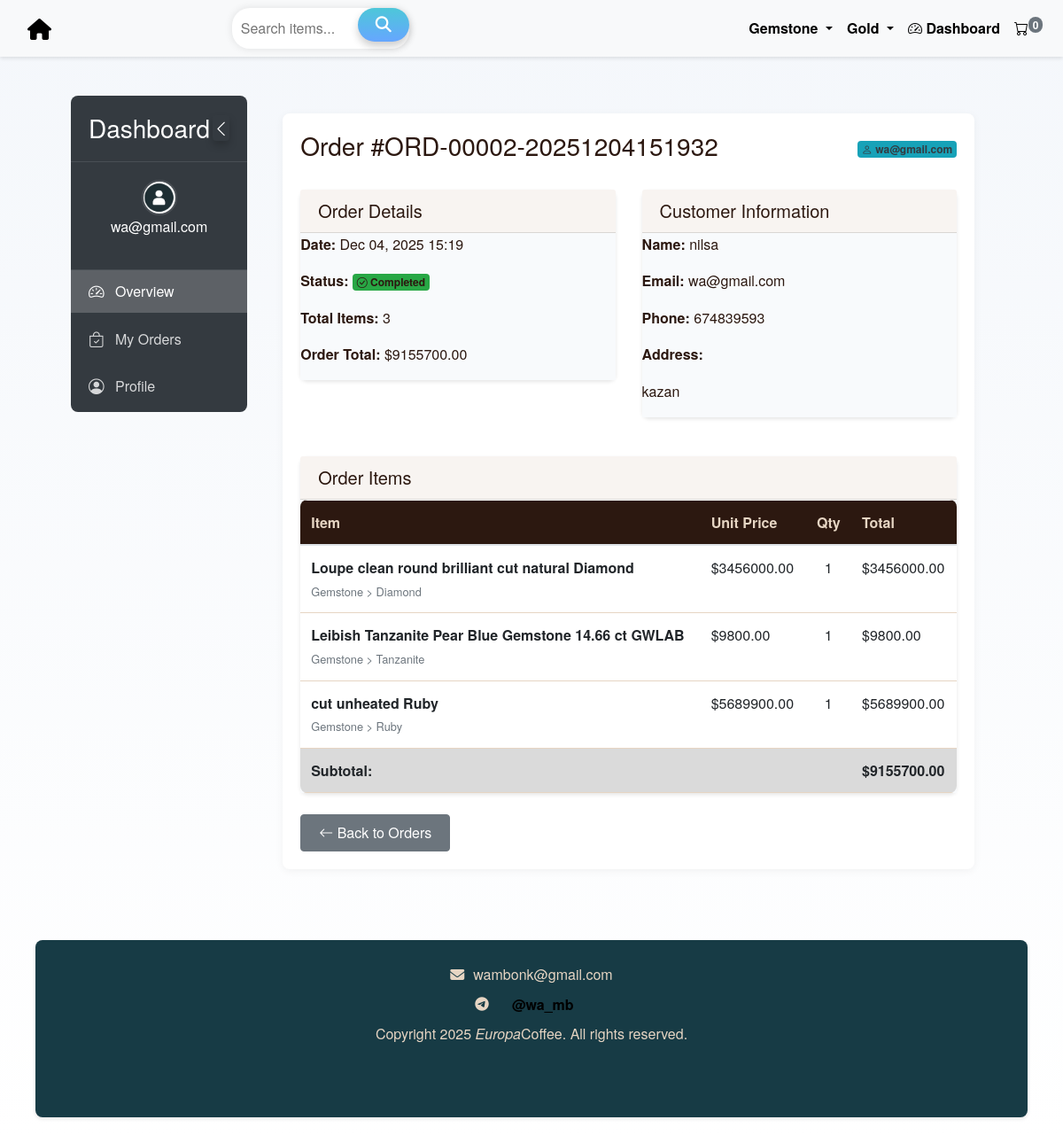
The page /dashboard/order/2/ (signed in) on the database its author committed.
### orders/models.py (models this page shows, shortened)
class Category(models.Model):
    name = models.CharField(max_length=100, unique=True)
    slug = models.SlugField(max_length=120, unique=True, editable=False)  # not editable
    parent = models.ForeignKey(
        'self',
        on_delete=models.CASCADE,
        related_name='subcategories',
        blank=True,
        null=True,
        help_text="Parent category, leave blank if this is a top-level category."
    )
    class Meta:
        verbose_name_plural = 'Categories'
        ordering = ['name']
    def __str__(self):
        full_path = [self.name]
        k = self.parent
        while k is not None:
            full_path.append(k.name)
            k = k.parent
        return ' > '.join(full_path[::-1])

class CustomerOrder(models.Model):
    user = models.ForeignKey(
        settings.AUTH_USER_MODEL,
        on_delete=models.SET_NULL,
        null=True,
        blank=True,
        related_name='orders'
    )
    name = models.CharField(max_length=100)
    email = models.EmailField()
    phone = models.CharField(max_length=20)
    address = models.TextField()
    country = models.CharField(max_length=255, null=True, blank=True)
    state = models.CharField(max_length=255, null=True, blank=True)
    created_at = models.DateTimeField(auto_now_add=True)
    total_price = models.DecimalField(max_digits=10, decimal_places=2)
    order_number = models.CharField(max_length=100, unique=True, blank=True)

class CustomerOrderItem(models.Model):
    order = models.ForeignKey(CustomerOrder, on_delete=models.CASCADE, related_name='items')
    item = models.ForeignKey(Item, on_delete=models.CASCADE)
    quantity = models.PositiveIntegerField(default=1)
    item_price = models.DecimalField(max_digits=10, decimal_places=2, default=0)  # unit price
    is_wholesale = models.BooleanField(default=False)
    def total(self):
        if self.quantity is not None and self.item_price is not None:
            return self.quantity * self.item_price
        return 0

class Item(models.Model):
    name = models.CharField(max_length=100)
    price = models.DecimalField(max_digits=10, decimal_places=2)
    wholesale_qty = models.PositiveIntegerField(default=0, help_text="Minimum quantity for wholesale discount")
    discount_percentage = models.DecimalField(max_digits=5, decimal_places=2, default=0.0, help_text="Wholesale discount percentage")
    stock = models.PositiveIntegerField(default=10, help_text="Available stock")
    brand = models.CharField(max_length= 250, blank=True, null=True)
    body = RichTextUploadingField(null=True, blank=True)
    image = models.ImageField(upload_to='item_images/', blank=True, null=True)
    category = models.ForeignKey(Category, on_delete=models.SET_NULL, null=True, blank=True, related_name='items')
    tags = models.ManyToManyField(Tag, blank=True, related_name='items')

### accounts/models.py (models this page shows, shortened)
class CustomUser(AbstractBaseUser, PermissionsMixin):
    email = models.EmailField(unique=True)
    full_name = models.CharField(max_length=255, blank=True)
    profile_pic = models.ImageField(
        upload_to=user_profile_pic_path,
        default='default_avatars/default.png',
        blank=True,
        null=True
    )
    is_active = models.BooleanField(default=True)
    is_staff = models.BooleanField(default=False)
    date_joined = models.DateTimeField(default=timezone.now)
    country = models.CharField(max_length=255, blank=True, null=True)
    state = models.CharField(max_length=255, blank=True, null=True)
    objects = CustomUserManager()
    USERNAME_FIELD = 'email'
    REQUIRED_FIELDS = ['full_name']
    def get_profile_pic_url(self):
        if self.profile_pic and default_storage.exists(self.profile_pic.name):
            return self.profile_pic.url
        return '/static/default_avatars/default.png'  # Fallback URL

### orders/views.py (the view)
# urls.py: path('dashboard/order/<int:order_id>/', views.order_detail, name='order_detail'),
@login_required
def order_detail(request, order_id):
    if request.user.is_staff:
        order = get_object_or_404(CustomerOrder, id=order_id)
    else:
        order = get_object_or_404(CustomerOrder, id=order_id, user=request.user)
    return render(request, 'dashboard/order_detail.html', {'order': order})

### templates/dashboard/order_detail.html (shortened to what this page needs)
{% extends "dashboard/base.html" %}
{% block dashboard_content %}
<div class="dashboard-card">
    {% if not order %}
        <div class="alert alert-danger">
            <h4>Order Not Found</h4>
            <p>The requested order could not be found or you don't have permission to view it.</p>
            <a href="{% url 'user_orders' %}" class="btn btn-secondary">
                <i class="bi bi-arrow-left"></i> Back to Your Orders
            </a>
        </div>
    {% else %}
        <div class="d-flex justify-content-between align-items-center mb-4">
            <h3>Order #{{ order.order_number }}</h3>
            {% if order.user %}
                <span class="badge bg-info text-dark">
                    <i class="bi bi-person"></i> {{ order.user.email }}
                </span>
            {% endif %}
        </div>
        <div class="row mb-4">
            <div class="col-md-6">
                <div class="card">
                    <div class="card-header">
                        <h5 class="mb-0">Order Details</h5>
                    </div>
                    <div class="card-body">
                        <p><strong>Date:</strong> {{ order.created_at|date:"M d, Y H:i" }}</p>
                        <p><strong>Status:</strong>
                            <span class="badge bg-success">
                                <i class="bi bi-check-circle"></i> Completed
                            </span>
                        </p>
                        <p><strong>Total Items:</strong> {{ order.items.count }}</p>
                        <p><strong>Order Total:</strong> ${{ order.total_price }}</p>
                    </div>
                </div>
            </div>
            <div class="col-md-6">
                <div class="card">
                    <div class="card-header">
                        <h5 class="mb-0">Customer Information</h5>
                    </div>
                    <div class="card-body">
                        <p><strong>Name:</strong> {{ order.name }}</p>
                        <p><strong>Email:</strong> {{ order.email }}</p>
                        <p><strong>Phone:</strong> {{ order.phone }}</p>
                        <p><strong>Address:</strong> {{ order.address|linebreaks }}</p>
                    </div>
                </div>
            </div>
        </div>
        <div class="card mb-4">
            <div class="card-header">
                <h5 class="mb-0">Order Items</h5>
            </div>
            <div class="card-body p-0">
                <div class="table-responsive">
                    <table class="table table-hover mb-0">
                        <thead class="table-light">
                            <tr>
                                <th>Item</th>
                                <th class="text-end">Unit Price</th>
                                <th class="text-center">Qty</th>
                                <th class="text-end">Total</th>
                            </tr>
                        </thead>
                        <tbody>
                            {% for item in order.items.all %}
                            <tr>
                                <td>
                                    <strong>{{ item.item.name }}</strong>
                                    {% if item.item.category %}
                                        <br>
                                        <small class="text-muted">{{ item.item.category }}</small>
                                    {% endif %}
                                </td>
                                <td class="text-end">${{ item.item_price }}</td>
                                <td class="text-center">{{ item.quantity }}</td>
                                <td class="text-end">${{ item.total }}</td>
                            </tr>
                            {% endfor %}
                            <tr class="table-active">
                                <td colspan="{% if user.is_staff %}4{% else %}3{% endif %}" class="text-end"><strong>Subtotal:</strong></td>
                                <td class="text-end"><strong>${{ order.total_price }}</strong></td>
                            </tr>
                        </tbody>
                    </table>
                </div>
            </div>
        </div>
        <div class="d-flex justify-content-between">
            <a href="{% url 'user_orders' %}" class="btn btn-secondary">
                <i class="bi bi-arrow-left"></i> Back to Orders
            </a>
        </div>
    {% endif %}
</div>
{% endblock %}

### templates/dashboard/base.html (shortened to what this page needs)
{% extends "orders/base.html" %}
{% load static %}
{% block content %}
<div class="dashboard-container">
    <div class="dashboard-sidebar" id="dashboardSidebar">
        <div class="dashboard-sidebar-header">
            <h3>Dashboard</h3>
            <button class="btn btn-sm btn-outline-secondary dashboard-toggle-sidebar" id="dashboardToggleSidebar">
                <i class="bi bi-chevron-left"></i>
            </button>
        </div>
        <div class="dashboard-sidebar-menu">
            <div class="dashboard-user-info">
                <img src="{{ user.get_profile_pic_url }}"
                     alt="User Avatar"
                     class="dashboard-user-avatar rounded-circle"
                     onerror="this.onerror=null; this.src='{% static 'images/default-avatar.png' %}'">
                <p>{{ user.email }}</p>
            </div>
            <ul class="dashboard-nav flex-column">
                <li class="dashboard-nav-item">
                    <a class="dashboard-nav-link active" href="{% url 'dashboard' %}">
                        <i class="bi bi-speedometer2"></i> <span class="dashboard-nav-text">Overview</span>
                    </a>
                </li>
                <li class="dashboard-nav-item">
                    <a class="dashboard-nav-link" href="{% url 'user_orders' %}">
                        <i class="bi bi-bag-check"></i> <span class="dashboard-nav-text">My Orders</span>
                    </a>
                </li>
                <li class="dashboard-nav-item">
                    <a class="dashboard-nav-link" href="{% url 'profile' %}">
                        <i class="bi bi-person-circle"></i> <span class="dashboard-nav-text">Profile</span>
                    </a>
                </li>
            </ul>
        </div>
    </div>
    <div class="dashboard-main-content" id="dashboardMainContent">
        {% block dashboard_content %}
        {% endblock %}
    </div>
</div>
{% endblock %}

### templates/orders/base.html (shortened to what this page needs)
{% load static %}
<!DOCTYPE html>
<html lang="en">
<head>
    <link href="https://stackpath.bootstrapcdn.com/bootstrap/4.5.2/css/bootstrap.min.css" rel="stylesheet">
     <link rel="stylesheet" href="{% static 'css/style.css' %}">
     <link rel="stylesheet" href="{% static 'css/dashboard.css' %}">
    <link href="https://cdn.jsdelivr.net/npm/bootstrap-icons@1.10.5/font/bootstrap-icons.css" rel="stylesheet">
<link href="https://cdn.jsdelivr.net/npm/bootstrap-icons@1.10.5/font/bootstrap-icons.css" rel="stylesheet">
</head>
<body>
    <nav class="navbar navbar-expand-lg navbar-light bg-light fixed-top">
        <div class="container-fluid">
            <a class="navbar-brand" href="{% url 'home' %}">
             <i class="fa fa-home"></i>
            </a>
            <div class="collapse navbar-collapse justify-content-between" id="navbarNav">
                <form class="search d-flex mx-auto" action="{% url 'search' %}" method="get">
                    <input placeholder="Search items..." type="text" name="q" aria-label="Search">
                    <button type="submit"><i class="fa fa-search"></i></button>
                </form>
                <ul class="navbar-nav ml-auto">
                    {% for category in nav_categories %}
                        {% if category.subcategories.all %}
                            <li class="nav-item dropdown">
                              <a class="nav-link dropdown-toggle" href="#" id="navbarDropdown{{ forloop.counter }}" role="button" data-bs-toggle="dropdown" aria-expanded="false">
                                {{ category.name }}
                              </a>
                            </li>
                        {% else %}
                            <li class="nav-item">
                                <a class="nav-link" href="{% url 'category_detail' category.slug %}">{{ category.name }}</a>
                            </li>
                        {% endif %}
                    {% endfor %}
                    <li class="nav-item">
                        <a class="nav-link" href="{% url 'dashboard' %}">
                            <i class="bi bi-speedometer2"></i> Dashboard
                        </a>
                    </li>
                <li class="nav-item">
                    <a class="nav-link position-relative" href="{% url 'cart' %}">
                        <i class="bi bi-cart"></i>
                        {% if cart_item_count > 0 %}
                            <span class="badge badge-primary position-absolute top-0 start-100 translate-middle rounded-pill">
                                {{ cart_item_count }}
                            </span>
                        {% else %}
                            <span class="badge badge-secondary position-absolute top-0 start-100 translate-middle rounded-pill">
                                0
                            </span>
                        {% endif %}
                    </a>
                </li>
                </ul>
            </div>
        </div>
    </nav>
    <br>
    <div class="container-fluid mt-4" style="padding-left: 40px; padding-right: 40px;">
    <div class="container-fluid mt-5 pt-3" style="padding-left: 40px; padding-right: 40px;">
        {% block content %}
        {% endblock %}
    </div>
<footer class="container-fluid" style="padding: 0;">
    <div class="container-footer text-center justify-center" style="padding: 0;">
<br>
        <div style="display: flex; align-items: center; justify-content: center; gap: 10px;">
            <i class="fa fa-envelope" aria-hidden="true"></i> wambonk@gmail.com
        </div>
        <div style="display: flex; align-items: center; justify-content: center; gap: 10px;">
            <i class="fa fa-telegram" aria-hidden="true"></i>
            <a class="nav-link active" href="https://t.me/wa_mb">@wa_mb</a>
        </div>
        <span>Copyright 2025 <i>Europa</i>Coffee. All rights reserved.</span>
        <br>
    </div>
</footer>
</body>
</html>

### rows shown on the page
Category: name "Gemstone"
Category: name "Gold"
CustomUser: get_profile_pic_url (placeholder picture), email "wa@gmail.com"
CustomerOrder: order_number "ORD-00002-20251204151932", user.email "wa@gmail.com", created_at "Dec 04, 2025 15:19", items.count "3", total_price "9155700.00", name "nilsa", email "wa@gmail.com", phone "674839593", address "kazan"
CustomerOrderItem: item.name "Loupe clean round brilliant cut natural Diamond", item.category "Gemstone > Diamond", item_price "3456000.00", quantity "1", total "3456000.00"
CustomerOrderItem: item.name "Leibish Tanzanite Pear Blue Gemstone 14.66 ct GWLAB", item.category "Gemstone > Tanzanite", item_price "9800.00", quantity "1", total "9800.00"
CustomerOrderItem: item.name "cut unheated Ruby", item.category "Gemstone > Ruby", item_price "5689900.00", quantity "1", total "5689900.00"
